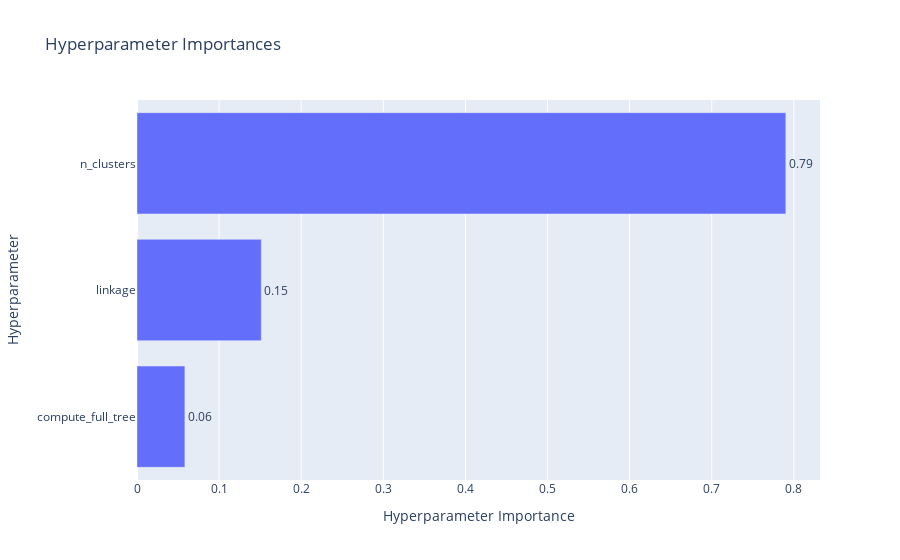

Write notebook code for a chart like this one.
### Code cell
optuna.visualization.plot_param_importances(study_agglomerative)

### Figure 1 — Plotly figure (JSON) as saved in the notebook; plotly's stock layout.template omitted (floating-point values rounded to 4 significant figures)
{"data": [{"cliponaxis": false, "hovertemplate": ["compute_full_tree (CategoricalDistribution): 0.05831057809004943<extra></extra>", "linkage (CategoricalDistribution): 0.15141259573318086<extra></extra>", "n_clusters (IntDistribution): 0.7902768261767696<extra></extra>"], "name": "Objective Value", "orientation": "h", "text": ["0.06", "0.15", "0.79"], "textposition": "outside", "type": "bar", "x": [0.05831, 0.1514, 0.7903], "y": ["compute_full_tree", "linkage", "n_clusters"]}], "layout": {"title": {"text": "Hyperparameter Importances"}, "xaxis": {"title": {"text": "Hyperparameter Importance"}}, "yaxis": {"title": {"text": "Hyperparameter"}}}}
